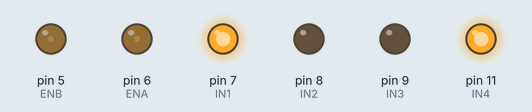
Recording of a sketch running on a simulated Arduino Uno, built with avr-gcc and run on an emulated ATmega328P. On the bench: output pins drawn as LEDs (lit = HIGH).

Above: at 0.1 s.
Timing chart, 0 to 33.5 s (numbered marks = the images above):
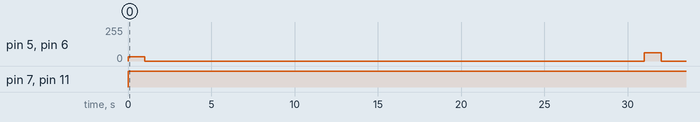

The sketch:

speed_control.ino
```cpp
//www.elegoo.com

#define ENB 5
#define IN1 7
#define IN2 8
#define IN3 9
#define IN4 11
#define ENA 6

void forward()
{
  //go forward
  digitalWrite(IN1, HIGH);
  digitalWrite(IN2, LOW);
  digitalWrite(IN3, LOW);
  digitalWrite(IN4, HIGH);
}

void backward()
{
  //runing back
  digitalWrite(IN1, LOW);
  digitalWrite(IN2, HIGH);
  digitalWrite(IN3, HIGH);
  digitalWrite(IN4, LOW);
}

void set_speed(int inSpeed)
{

  analogWrite(ENB, inSpeed);
  analogWrite(ENA, inSpeed);
}

void stop_car()
{
  set_speed(0);
}

void setup()
{
  pinMode(IN1, OUTPUT);
  pinMode(IN2, OUTPUT);
  pinMode(IN3, OUTPUT);
  pinMode(IN4, OUTPUT);
  pinMode(ENA, OUTPUT);
  pinMode(ENB, OUTPUT);
  stop_car();
}

/////////////////////////////////////////////////////////////////////////
//
//  Results
//
/////////////////////////////////////////////////////////////////////////
/*
 We let the car run for one second and measure how much distance did the car move
 The speed is that distance / sec

 +-------+---------+
 | Input | Speed   |
 +-------+---------+
 |   31  |  0 in/s |
 |   63  |  0 in/s |
 |  127  | 15 in/s |
 |  255  | 31 in/s |
 +-------+---------+
*/

void loop()
{
  forward();

  for (int carSpeed = 32; carSpeed <= 256; carSpeed = carSpeed * 2)
  {
    // set speed to carspeed
    set_speed(carSpeed - 1);
    // wait for one second
    delay(1000);
    // stop for 15-30 seconds for mesurment and reset
    stop_car();
    delay(30000);
  }
}
```

Measured:
- by itself, pin 5 (ENB), pin 6 (ENA): 0/255 → 31/255 at 0.00 s, → 0/255 1.0 s later, → 63/255 30.0 s later, → 0/255 1.0 s later
- by itself, pin 7 (IN1), pin 11 (IN4): LOW → HIGH at 0.00 s
